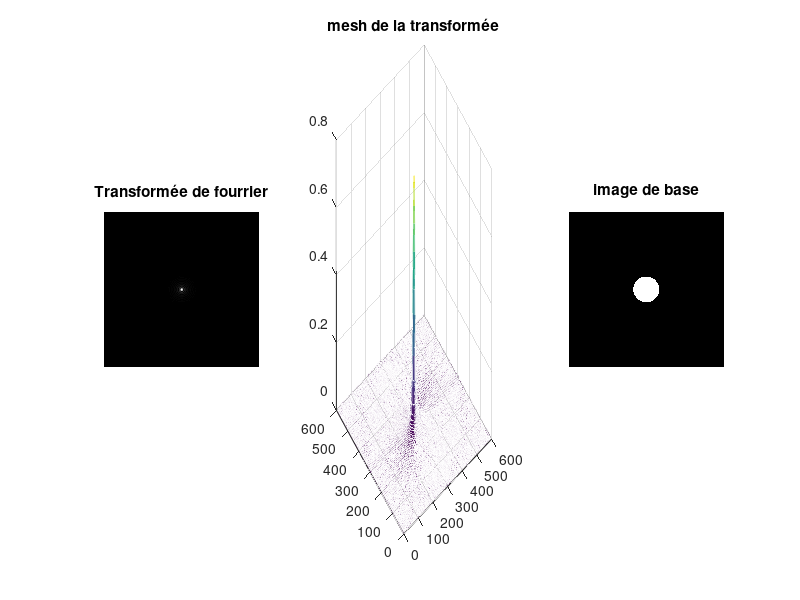

Recreate this plot in MATLAB. (Note: this script raises an error after producing the figure.)
# TP2_Fourrier
# exercice 3
# Barros Mikel-ange 11508726

# Définis la taille de mon image
X=600;
Y=400;

# Définis la distance a laquelle sont placé mes points par rapport
# au centre
d=10;

# Définis l'angles selon a lequel sont placé mes points par rapport
# au centre
teta= deg2rad(135);

#crée mon image
imPoints=zeros(X,X);

#positionne les deux points sur l'image
imPoints(X/2+int16(cos(teta)*d),X/2+int16(sin(teta)*d))=1;
imPoints(X/2-int16(cos(teta)*d),X/2-int16(sin(teta)*d))=1;



# Effectue la transformée de fourrier inverse des points
imFourrier=ifft2(imPoints);
ImAjuste=log(1+80*abs(imFourrier));

# Affiche l'image de la transformée de fourrier inverse
figure(1);
subplot(1,3,1);
imshow(ImAjuste,[]);
title("Transformée de fourrier");
# Affiche la représentation 3d de la transformée de fourrier inverse
subplot(1,3,2);
mesh(ImAjuste);
title("mesh de la transformée");
# Affiche l'image
subplot(1,3,3);
imshow(imPoints);
title("image de base");

waitforbuttonpress();

# commentaire du résultat

# le résultat obtenu est un sinus dépendant de la position des deux points
# ainsi que de l'écart entre les deux points positionnés sur l'image de base. 
# en faisant varier d on augmente la fréquence du sinus
# en faisant varier teta on change l'angle du sinus et la manière dont il est affiché
rayon =50;


#dessine un rond au centre de l'image

imrond=zeros(X,X);

for(i=1:X)
  for(j=1:X)
    if(sqrt((X/2-i)*(X/2-i)+(X/2-j)*(X/2-j))<rayon)
      imrond(i,j)=1;
    end
  end
end

#effectue la transformée de fourrier inverse de l'image
imFourrier2=fftshift(ifft2(imrond));
ImAjuste2=log(1+50*abs(imFourrier2));
# Affiche l'image de la transformée de fourrier inverse
figure(1);
subplot(1,3,1);
imshow(ImAjuste2,[]);
title("Transformée de fourrier");
# Affiche la représentation 3d de la transformée de fourrier inverse
subplot(1,3,2);
mesh(ImAjuste2);
title("mesh de la transformée");
# Affiche l'image
subplot(1,3,3);
imshow(imrond);
title("image de base");

waitforbuttonpress();

# Commentaire du résultat

# pour un disque la transformée de fourrier inverse est un disque
# entouré de cercle d'énergie moins importante. Plus le cercle en entrée est grand
# plus le cercle de la transformée inverse sera petit.

# ouvre une image pour en récuperer sa phase et son module 
testMP = imread("lena.pgm");

#effectue la tranformée de fourrier de l'image
imFourrierlena=fftshift(fft2(testMP));
module=abs(imFourrierlena);
phase=angle(imFourrierlena);
figure(1);
# affiche le module de l'image
subplot(1,3,1);
imshow(log(1+50*module),[]);
title("module");
# Affiche la phase de l'image
subplot(1,3,2);
imshow(phase,[]);
title("phase");
# Affiche l'image
subplot(1,3,3);
imshow(testMP);
title("image");

waitforbuttonpress();

#recrée l'image à partir de sa phase et de son module
#imagefinale=zeros(rows(phase),columns(phase));
#for(i=1:rows(phase))
#  for(j=1:columns(phase))
#    imagefinale(i,j)=module(i,j)*exp(1i*phase(i,j));
#  end
#end

#affiche l'image recréée
#figure(6);
#imshow(log(1+50*ifft2(imagefinale)),[]);

#crée une phase aléatoire
phasealea=rand(columns(phase),rows(phase));

figure(1);
subplot(1,3,1);
imshow(log(1+50*module),[]);
title("module");
subplot(1,3,2);
imshow(phasealea,[]);
title("phase");

#recrée l'image à partir du module et de la phase aléatoire
imagefinal=zeros(columns(phasealea),rows(phasealea));
for(i=1:columns(phasealea))
  for(j=1:rows(phasealea))
    imagefinal(i,j)=module(i,j)*exp(1i*phasealea(i,j));
  end
end

subplot(1,3,3);
imshow(log(1+50*ifft2(imagefinal)),[]);
title("image reconstituée");

waitforbuttonpress();

# commentaire
# l'image créée avec une phase aléatoire à les même couleur
# que l'image de base mais les formes sont perdus on peut donc
# supposer que la phase conserve les informations sur la forme du dessins 


#crée un module constant
moduleconst=ones(columns(module),rows(module));

figure(1);
subplot(1,3,1);
imshow(log(1+50*moduleconst),[]);
title("module");
subplot(1,3,2);
imshow(phase,[]);
title("phase");

#recrée l'image à partir du module et de la phase constante
imagefinalMC=zeros(columns(moduleconst),rows(moduleconst));
for(i=1:columns(phase))
  for(j=1:rows(phase))
    imagefinalMC(i,j)=moduleconst(i,j)*exp(1i*phase(i,j));
  end
end

subplot(1,3,3);
imshow(log(1+50*ifft2(imagefinalMC)),[]);
title("image reconstituée");
waitforbuttonpress();

# commentaire
# l'image créée avec un module constant à la couleur constante du module. on peut 
# cependant remarquer que la forme de l'image originale est préservée et clairement
# visible même avec une phase constante. 

#crée une phase constante
phaseconst=ones(columns(phase),rows(phase));

figure(1);
subplot(1,3,1);
imshow(log(1+50*module),[]);
title("module");
subplot(1,3,2);
imshow(phaseconst,[]);
title("phase");

#recrée l'image à partir du module et de la phase constante
imagefinalPC=zeros(columns(phaseconst),rows(phaseconst));
for(i=1:columns(phaseconst))
  for(j=1:rows(phaseconst))
    imagefinalPC(i,j)=module(i,j)*exp(1i*phaseconst(i,j));
  end
end

subplot(1,3,3);
imshow(log(1+50*ifft2(imagefinalPC)),[]);
title("image reconstituée");
waitforbuttonpress();

# commentaire
# l'image créée avec une phase constante ressemble beaucoup à l'image crée avec une
# phase aléatoire. on conserve les couleurs mais on pert l'agencement


# commentaire
# l'image créée avec une phase aléatoire à les même couleur
# que l'image de base mais les formes sont perdus on peut donc
# supposer que la phase conserve les informations sur la forme du dessins 

# ouvre une deuxième image pour en récuperer sa phase et son module 
peppers = imread("peppers.bmp");

# récupère le module et la phase de la transformée de fourrier de la deuxième image
imFourrierpeppers=fftshift(fft2(peppers));
modulepeppers=abs(imFourrierpeppers);
phasepeppers=angle(imFourrierpeppers);

#recrée les images en inversant leurs phases
imagefinallena=zeros(columns(phase),rows(phase));
for(i=1:columns(phase))
  for(j=1:rows(phase))
    imagefinallena(i,j)=modulepeppers(i,j)*exp(1i*phase(i,j));
  end
end


imagefinalpeppers=zeros(columns(peppers),rows(phasepeppers));
for(i=1:columns(phase))
  for(j=1:rows(phase))
    imagefinalpeppers(i,j)=module(i,j)*exp(1i*phasepeppers(i,j));
  end
end

#affiche les images
figure(1);
subplot(1,2,1);
imshow(log(1+50*ifft2(imagefinallena)),[]);
subplot(1,2,2);
imshow(log(1+50*ifft2(imagefinalpeppers)),[]);

#les images pour lesquelles on à inversé les phases ont gardés les bonnes couleur
# mais ont l'aspect, au niveau des formes, de l'autre image.
# on peut donc en conclure que l'hypothèse précédente comme quoi la phase contient 
# l'information de position est vraie


